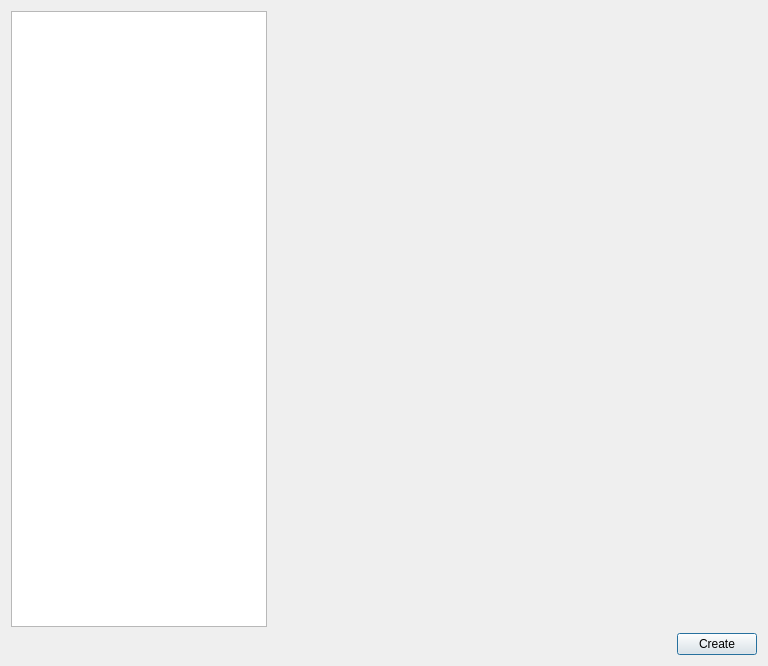
<?xml version="1.0" encoding="UTF-8"?>
<ui version="4.0">
 <class>NewDocumentDialog</class>
 <widget class="QDialog" name="NewDocumentDialog">
  <property name="geometry">
   <rect>
    <x>0</x>
    <y>0</y>
    <width>768</width>
    <height>666</height>
   </rect>
  </property>
  <property name="windowTitle">
   <string>Dialog</string>
  </property>
  <layout class="QVBoxLayout" name="verticalLayout">
   <item>
    <layout class="QHBoxLayout" name="horizontalLayout">
     <item>
      <widget class="QListView" name="m_document_type_list">
       <property name="sizePolicy">
        <sizepolicy hsizetype="Preferred" vsizetype="Expanding">
         <horstretch>0</horstretch>
         <verstretch>0</verstretch>
        </sizepolicy>
       </property>
      </widget>
     </item>
     <item>
      <widget class="QStackedWidget" name="m_stacked_widget">
       <property name="sizePolicy">
        <sizepolicy hsizetype="Expanding" vsizetype="Expanding">
         <horstretch>0</horstretch>
         <verstretch>0</verstretch>
        </sizepolicy>
       </property>
      </widget>
     </item>
    </layout>
   </item>
   <item>
    <layout class="QHBoxLayout" name="horizontalLayout_2">
     <item>
      <spacer name="horizontalSpacer">
       <property name="orientation">
        <enum>Qt::Horizontal</enum>
       </property>
       <property name="sizeType">
        <enum>QSizePolicy::Expanding</enum>
       </property>
       <property name="sizeHint" stdset="0">
        <size>
         <width>40</width>
         <height>20</height>
        </size>
       </property>
      </spacer>
     </item>
     <item>
      <widget class="QPushButton" name="m_create_button">
       <property name="text">
        <string>Create</string>
       </property>
      </widget>
     </item>
    </layout>
   </item>
  </layout>
 </widget>
 <resources/>
 <connections/>
</ui>
